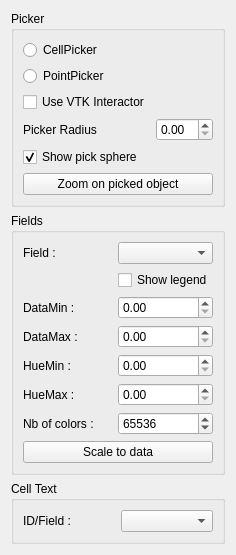
       <widget class="QWidget" name="scrollAreaWidgetContents_2">
        <property name="geometry">
         <rect>
          <x>0</x>
          <y>0</y>
          <width>231</width>
          <height>514</height>
         </rect>
        </property>
        <layout class="QVBoxLayout" name="verticalLayout_5">
         <item>
          <widget class="QGroupBox" name="groupBox_4">
           <property name="title">
            <string>Picker</string>
           </property>
           <layout class="QGridLayout" name="gridLayout_7">
            <item row="0" column="0">
             <widget class="QRadioButton" name="radioButton_CellPicker">
              <property name="text">
               <string>CellPicker</string>
              </property>
             </widget>
            </item>
            <item row="1" column="0">
             <widget class="QRadioButton" name="radioButton_PointPicker">
              <property name="text">
               <string>PointPicker</string>
              </property>
             </widget>
            </item>
            <item row="2" column="0">
             <widget class="QCheckBox" name="checkBox_UseVTKInteractor">
              <property name="text">
               <string>Use VTK Interactor</string>
              </property>
             </widget>
            </item>
            <item row="3" column="0">
             <widget class="QLabel" name="label_11">
              <property name="text">
               <string>Picker Radius</string>
              </property>
             </widget>
            </item>
            <item row="3" column="1">
             <widget class="QDoubleSpinBox" name="doubleSpinBox_PickerRadius"/>
            </item>
            <item row="4" column="0">
             <widget class="QCheckBox" name="checkBox_ShowPickSphere">
              <property name="text">
               <string>Show pick sphere</string>
              </property>
              <property name="checked">
               <bool>true</bool>
              </property>
             </widget>
            </item>
            <item row="5" column="0" colspan="2">
             <widget class="QPushButton" name="pushButton_ZoomOnPickedObject">
              <property name="text">
               <string>Zoom on picked object</string>
              </property>
             </widget>
            </item>
           </layout>
          </widget>
         </item>
         <item>
          <widget class="QGroupBox" name="groupBox_5">
           <property name="title">
            <string>Fields</string>
           </property>
           <layout class="QGridLayout" name="gridLayout_2">
            <item row="0" column="0">
             <widget class="QLabel" name="label_4">
              <property name="text">
               <string>Field :</string>
              </property>
             </widget>
            </item>
            <item row="0" column="1">
             <widget class="QComboBox" name="comboBox_Field"/>
            </item>
            <item row="1" column="1">
             <widget class="QCheckBox" name="checkBox_Legend">
              <property name="text">
               <string>Show legend</string>
              </property>
             </widget>
            </item>
            <item row="2" column="0">
             <widget class="QLabel" name="label_5">
              <property name="text">
               <string>DataMin :</string>
              </property>
             </widget>
            </item>
            <item row="2" column="1">
             <widget class="QDoubleSpinBox" name="doubleSpinBox_FieldMin"/>
            </item>
            <item row="3" column="0">
             <widget class="QLabel" name="label_6">
              <property name="text">
               <string>DataMax :</string>
              </property>
             </widget>
            </item>
            <item row="3" column="1">
             <widget class="QDoubleSpinBox" name="doubleSpinBox_FieldMax"/>
            </item>
            <item row="4" column="0">
             <widget class="QLabel" name="label_7">
              <property name="text">
               <string>HueMin :</string>
              </property>
             </widget>
            </item>
            <item row="4" column="1">
             <widget class="QDoubleSpinBox" name="doubleSpinBox_HueMin">
              <property name="maximum">
               <double>1.000000000000000</double>
              </property>
              <property name="singleStep">
               <double>0.010000000000000</double>
              </property>
             </widget>
            </item>
            <item row="5" column="0">
             <widget class="QLabel" name="label_8">
              <property name="text">
               <string>HueMax :</string>
              </property>
             </widget>
            </item>
            <item row="5" column="1">
             <widget class="QDoubleSpinBox" name="doubleSpinBox_HueMax">
              <property name="maximum">
               <double>1.000000000000000</double>
              </property>
              <property name="singleStep">
               <double>0.010000000000000</double>
              </property>
             </widget>
            </item>
            <item row="6" column="0">
             <widget class="QLabel" name="label_10">
              <property name="text">
               <string>Nb of colors :</string>
              </property>
             </widget>
            </item>
            <item row="6" column="1">
             <widget class="QSpinBox" name="spinBox_Color">
              <property name="minimum">
               <number>0</number>
              </property>
              <property name="maximum">
               <number>1048580</number>
              </property>
              <property name="value">
               <number>65536</number>
              </property>
             </widget>
            </item>
            <item row="7" column="0" colspan="2">
             <widget class="QPushButton" name="pushButton_ScaleToData">
              <property name="text">
               <string>Scale to data</string>
              </property>
             </widget>
            </item>
           </layout>
          </widget>
         </item>
         <item>
          <widget class="QGroupBox" name="groupBox_6">
           <property name="title">
            <string>Cell Text</string>
           </property>
           <layout class="QGridLayout" name="gridLayout_6">
            <item row="0" column="0">
             <widget class="QLabel" name="label_9">
              <property name="text">
               <string>ID/Field :</string>
              </property>
             </widget>
            </item>
            <item row="0" column="1">
             <widget class="QComboBox" name="comboBox_CellTextField"/>
            </item>
           </layout>
          </widget>
         </item>
        </layout>
       </widget>
